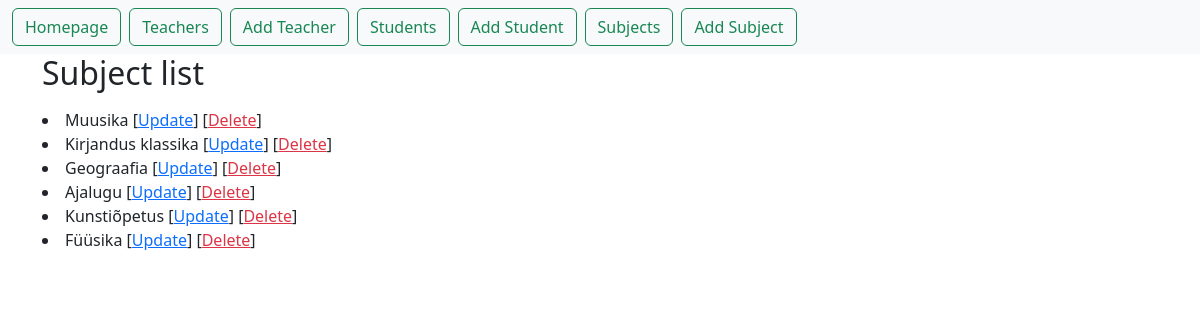
Page /first_app/subject_list/ on the committed database.
### first_app/models.py (models this page shows)
class Subject(models.Model): # et tabel oleks admin lehel nätav, selleks vt ka admin.py ja tee migrationid
    subject = models.CharField(max_length=50)
    def __str__(self): # vajalik et kuvaks admin tabelis nimed õigesti
        return self.subject

### first_app/views.py (the view)
# urls.py: path("subject_list/", views.SubjectListView.as_view(), name="subject_list"),
class SubjectListView(ListView):
    model = Subject
    context_object_name = "subjects"

### first_app/templates/first_app/subject_list.html (shortened to what this page needs)
{% extends "base.html" %}
{% block content %}
    <h2>Subject list</h2>
    {% for subject in subjects %}
    	<li>
            {{ subject }}
            [<a href="/first_app/subject_update/{{ subject.id }}" class="text_success">Update</a>]
            [<a href="/first_app/subject_delete/{{ subject.id }}" class="text-danger">Delete</a>]
        </li>
    {% endfor %}
{% endblock %}

### rows in the picture
Subject: subject "Muusika"
Subject: subject "Kirjandus klassika"
Subject: subject "Geograafia"
Subject: subject "Ajalugu"
Subject: subject "Kunstiõpetus"
Subject: subject "Füüsika"
